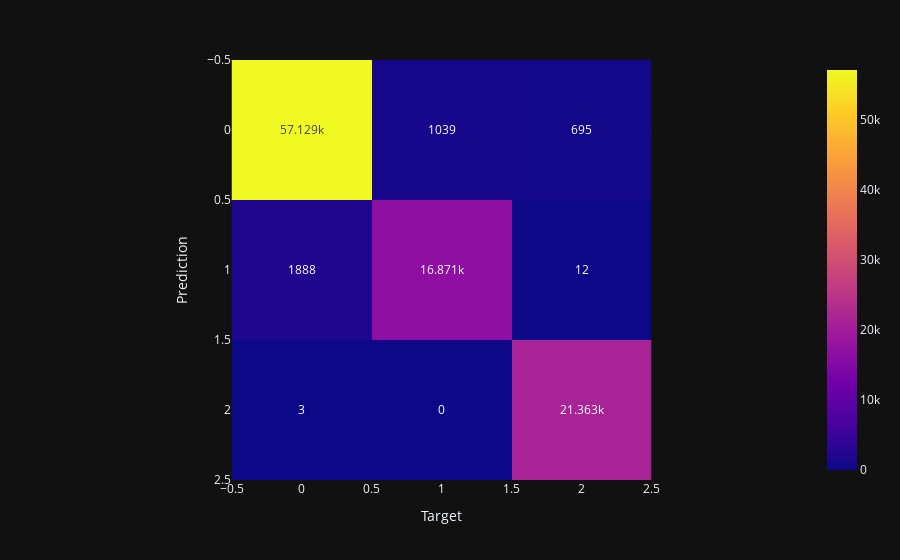

The notebook cell this image was saved under:
### Code cell
@score_for('Random Forest', 'test')
@time_for('Random Forest', 'test')
def test_forest():
    return f1_score(forest_y_test, y_test, average='macro')

print(
    "F1-мера для тестовых данных с помощью "
    "RandomForestClassifier:", test_forest(),
)
draw_conf_matrix(y_test, forest_y_test)

### Figure 1 — Plotly figure (JSON) as saved in the notebook; plotly's stock layout.template omitted (floating-point values rounded to 4 significant figures)
{"data": [{"coloraxis": "coloraxis", "hovertemplate": "x: %{x}<br>y: %{y}<br>color: %{z}<extra></extra>", "name": "0", "texttemplate": "%{z}", "type": "heatmap", "xaxis": "x", "yaxis": "y", "z": [[57129, 1039, 695], [1888, 16871, 12], [3, 0, 21363]]}], "layout": {"coloraxis": {"colorscale": [[0, "#0d0887"], [0.1111, "#46039f"], [0.2222, "#7201a8"], [0.3333, "#9c179e"], [0.4444, "#bd3786"], [0.5556, "#d8576b"], [0.6667, "#ed7953"], [0.7778, "#fb9f3a"], [0.8889, "#fdca26"], [1, "#f0f921"]]}, "margin": {"t": 60}, "xaxis": {"anchor": "y", "constrain": "domain", "domain": [0, 1], "scaleanchor": "y", "title": {"text": "Target"}}, "yaxis": {"anchor": "x", "autorange": "reversed", "constrain": "domain", "domain": [0, 1], "title": {"text": "Prediction"}}}}
